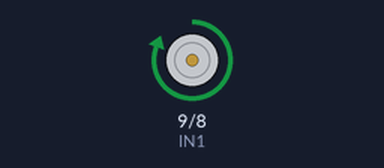
This sketch was run on a simulated Arduino Uno, built with avr-gcc and run on an emulated ATmega328P. Parts: motor-driver pin pairs drawn as motors (green arrow = first pin HIGH = forward, orange = second pin HIGH = backward, longer = more drive, scaled by the enable pin). What the sketch prints to the serial monitor is not drawn.

Above: at 0.2 s.
Timing chart, 0 to 3.0 s (numbered marks = the images above):
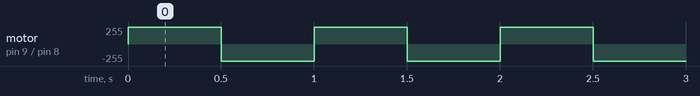

Measured:
- by itself, motor on pin 9 (IN1) / pin 8 (IN2): alternates forward 255/255 for 0.50 s and backward 255/255 for 0.50 s

The sketch:

controle_moteur.ino
```cpp
#define ENA 10
#define IN1 9
#define IN2 8
int i = 0;
void setup()
{
  pinMode(ENA, OUTPUT);
  pinMode(IN1, OUTPUT);
  pinMode(IN2, OUTPUT);
  Serial.begin(19200);
}

void loop()
{


  i++;
  Serial.println(i);
  digitalWrite(ENA, HIGH);
  digitalWrite(IN1, HIGH);
  digitalWrite(IN2, LOW);
  delay(500);
  digitalWrite(ENA, HIGH);
  digitalWrite(IN1, LOW);
  digitalWrite(IN2, HIGH);
  delay(500);
}
```
